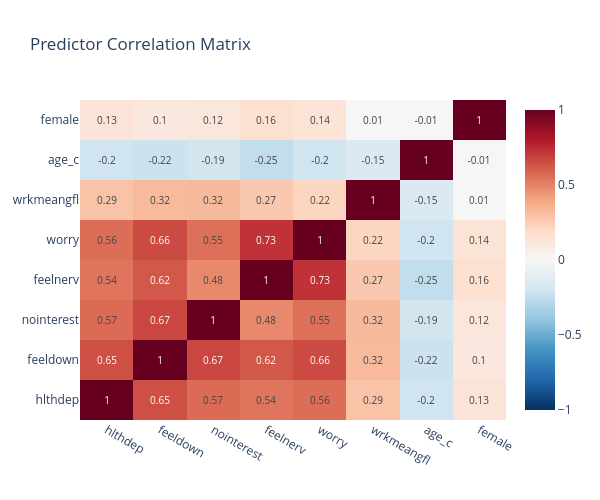

Write notebook code for a chart like this one.
### Code cell
# Compute correlation matrix for predictors
corr_matrix = df_analysis[predictor_cols + ['age_c', 'female']].corr()

fig = go.Figure(data=go.Heatmap(
    z=corr_matrix.values,
    x=corr_matrix.columns,
    y=corr_matrix.columns,
    colorscale='RdBu_r',
    zmin=-1, zmax=1,
    text=np.round(corr_matrix.values, 2),
    texttemplate='%{text}',
    textfont={'size': 10}
))

fig.update_layout(
    title='Predictor Correlation Matrix',
    width=600, height=500
)
fig.show()

print('Note: High correlations among mental health variables suggest potential multicollinearity.')
print('The horseshoe prior helps handle this by shrinking redundant predictors.')

### Figure 1 — Plotly figure (JSON) as saved in the notebook; plotly's stock layout.template omitted (floating-point values rounded to 4 significant figures)
{"data": [{"colorscale": [[0, "rgb(5,48,97)"], [0.1, "rgb(33,102,172)"], [0.2, "rgb(67,147,195)"], [0.3, "rgb(146,197,222)"], [0.4, "rgb(209,229,240)"], [0.5, "rgb(247,247,247)"], [0.6, "rgb(253,219,199)"], [0.7, "rgb(244,165,130)"], [0.8, "rgb(214,96,77)"], [0.9, "rgb(178,24,43)"], [1, "rgb(103,0,31)"]], "text": [[1.0, 0.65, 0.57, 0.54, 0.56, 0.29, -0.2, 0.13], [0.65, 1.0, 0.67, 0.62, 0.66, 0.32, -0.22, 0.1], [0.57, 0.67, 1.0, 0.48, 0.55, 0.32, -0.19, 0.12], [0.54, 0.62, 0.48, 1.0, 0.73, 0.27, -0.25, 0.16], [0.56, 0.66, 0.55, 0.73, 1.0, 0.22, -0.2, 0.14], [0.29, 0.32, 0.32, 0.27, 0.22, 1.0, -0.15, 0.01], [-0.2, -0.22, -0.19, -0.25, -0.2, -0.15, 1.0, -0.01], [0.13, 0.1, 0.12, 0.16, 0.14, 0.01, -0.01, 1.0]], "textfont": {"size": 10}, "texttemplate": "%{text}", "type": "heatmap", "x": ["hlthdep", "feeldown", "nointerest", "feelnerv", "worry", "wrkmeangfl", "age_c", "female"], "y": ["hlthdep", "feeldown", "nointerest", "feelnerv", "worry", "wrkmeangfl", "age_c", "female"], "z": [[1.0, 0.6455, 0.5692, 0.5395, 0.5584, 0.2905, -0.2027, 0.133], [0.6455, 1.0, 0.6722, 0.6223, 0.6623, 0.3218, -0.2167, 0.1049], [0.5692, 0.6722, 1.0, 0.4809, 0.5528, 0.3245, -0.1921, 0.1181], [0.5395, 0.6223, 0.4809, 1.0, 0.7274, 0.2704, -0.2464, 0.1609], [0.5584, 0.6623, 0.5528, 0.7274, 1.0, 0.2179, -0.2017, 0.137], [0.2905, 0.3218, 0.3245, 0.2704, 0.2179, 1.0, -0.1495, 0.00586], [-0.2027, -0.2167, -0.1921, -0.2464, -0.2017, -0.1495, 1.0, -0.007802], [0.133, 0.1049, 0.1181, 0.1609, 0.137, 0.00586, -0.007802, 1.0]], "zmax": 1, "zmin": -1}], "layout": {"height": 500, "title": {"text": "Predictor Correlation Matrix"}, "width": 600}}
